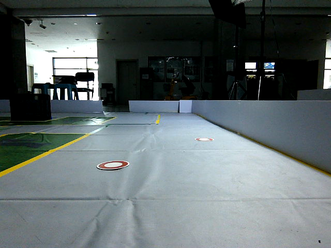
#> input picture ros1_reference/src/yellow_track_avoidance/docs/report_assets/second_group_visual_avoidance_right_mirror_20260811/sources/raw_rgb.png, 331 x 248 px, shrunk from 640 x 480 before the run, found by its file name
$ python generate_chapter3_figures.py
#> lines starting #> are read from the running program, lines starting #| are printed output that depends on the picture
#!/usr/bin/env python3
"""Assemble Chapter 3 report figures from existing verified assets only."""

from pathlib import Path
import shutil

import cv2
import matplotlib

matplotlib.use("Agg")
import matplotlib.pyplot as plt


ROOT = Path(__file__).resolve().parents[3]
OUT = Path(__file__).resolve().parent
SOURCE = ROOT / "docs/report_assets/vision_avoidance_20260811"

plt.rcParams.update(
    {
        "font.family": "sans-serif",
        "font.sans-serif": ["AR PL UKai CN"],
        "axes.unicode_minus": False,
        "font.size": 12,
    }
)


def read_rgb(name):
#> called with name = 'raw_rgb.png'
    image = cv2.imread(str(SOURCE / "sources" / name), cv2.IMREAD_COLOR)
#> image is the input picture: shape (248, 331, 3); mean B, G, R 106.3, 105.2, 95.7
    if image is None:
        raise FileNotFoundError(SOURCE / "sources" / name)
    return cv2.cvtColor(image, cv2.COLOR_BGR2RGB)


def save(fig, name):
    target = OUT / name
    fig.savefig(target, dpi=300, bbox_inches="tight", pad_inches=0.04, facecolor="white")
    plt.close(fig)
    return target


def panel_label(ax, text, dark=False):
    ax.text(
        0.018,
        0.975,
        text,
        transform=ax.transAxes,
        ha="left",
        va="top",
        fontsize=13,
        fontweight="bold",
        color="white" if dark else "#111827",
        bbox=dict(
            boxstyle="round,pad=0.28",
            facecolor="#111827" if dark else "white",
            edgecolor="none",
            alpha=0.88,
        ),
    )


def test_scene():
    raw = read_rgb("raw_rgb.png")
    fig, ax = plt.subplots(figsize=(8, 6))
    ax.imshow(raw)
    ax.axis("off")
    return save(fig, "3.2.4.0-反坦克雷区域视觉避障测试场景.png")


def detection_panels():
    panels = [
        ("raw_rgb.png", "A  原始RGB", False),
        ("raw_overlay.png", "B  黄线与道路走廊", True),
        ("disc_overlay.png", "C  双圆片检测结果", True),
        ("bev.png", "D  米制BEV投影", False),
    ]
    fig, axes = plt.subplots(2, 2, figsize=(13.2, 10.0))
    for ax, (filename, label, dark) in zip(axes.flat, panels):
        ax.imshow(read_rgb(filename))
        ax.axis("off")
        panel_label(ax, label, dark=dark)
    fig.subplots_adjust(wspace=0.025, hspace=0.04)
    return save(fig, "3.2.4.1-视觉避障现场检测效果图.png")
#> call 2 of save, with name = '3.2.4.1-视觉避障现场检测效果图.png'
#> in save (call 2), `fig.savefig(target, dpi=300, bbox_inches="tight", pad_inches=0.04, fac..`:
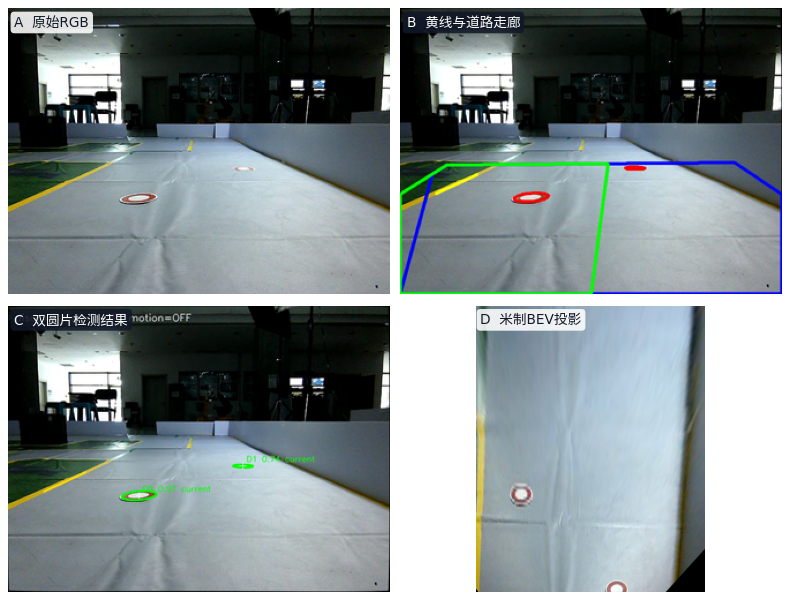
#> figure drawn by matplotlib, 4 panels


def copy_verified(source_name, target_name):
    source = SOURCE / source_name
    target = OUT / target_name
    if not source.exists():
#> (the run stopped early here; a loop or call above may not have finished)
